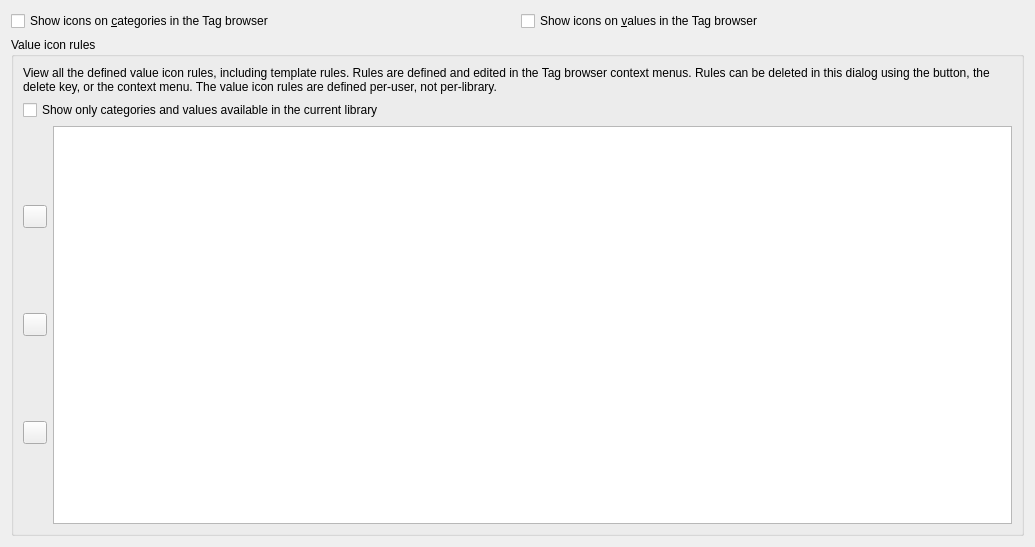
<?xml version="1.0" encoding="UTF-8"?>
<ui version="4.0">
 <class>Form</class>
 <widget class="QWidget" name="Form">
  <property name="geometry">
   <rect>
    <x>0</x>
    <y>0</y>
    <width>1035</width>
    <height>547</height>
   </rect>
  </property>
  <property name="windowTitle">
   <string>Form</string>
  </property>
  <layout class="QVBoxLayout">
   <item>
    <layout class="QHBoxLayout">
     <item>
      <widget class="QCheckBox" name="opt_tag_browser_show_category_icons">
       <property name="text">
        <string>Show icons on &amp;categories in the Tag browser</string>
       </property>
      </widget>
     </item>
     <item>
      <widget class="QCheckBox" name="opt_tag_browser_show_value_icons">
       <property name="text">
        <string>Show icons on &amp;values in the Tag browser</string>
       </property>
      </widget>
     </item>
    </layout>
   </item>
   <item>
    <widget class="QGroupBox" name="tb_icon_rules_groupbox">
     <property name="title">
      <string>Value icon rules</string>
     </property>
     <layout class="QGridLayout" name="tb_icon_rules_gridlayout">
      <item row="0" column="0" colspan="2">
       <widget class="QLabel" name="l12345">
        <property name="text">
         <string>&lt;p&gt;View all the defined value icon rules, including template rules.
Rules are defined and edited in the Tag browser context menus. Rules can be deleted in
this dialog using the button, the delete key, or the context menu. The value icon rules
are defined per-user, not per-library.&lt;/p&gt;</string>
        </property>
        <property name="wordWrap">
         <bool>true</bool>
        </property>
       </widget>
      </item>
      <item row="1" column="0" colspan="2">
      <widget class="QCheckBox" name="show_only_current_library">
       <property name="text">
        <string>Show only categories and values available in the current library</string>
       </property>
      </widget>
      </item>
      <item row="2" column="1">
       <widget class="QTableWidget" name="rules_table"/>
      </item>
      <item row="2" column="0">
       <layout class="QVBoxLayout">
        <item>
         <widget class="QToolButton" name="delete_button">
          <property name="icon">
           <iconset resource="../../../../resources/images.qrc">
            <normaloff>:/images/trash.png</normaloff>:/images/trash.png</iconset>
          </property>
          <property name="toolTip">
           <string>Delete the selected rule</string>
          </property>
         </widget>
        </item>
        <item>
         <widget class="QToolButton" name="edit_button">
          <property name="icon">
           <iconset resource="../../../../resources/images.qrc">
            <normaloff>:/images/edit_input.png</normaloff>:/images/edit_input.png</iconset>
          </property>
          <property name="toolTip">
           <string>Edit the selected column</string>
          </property>
         </widget>
        </item>
        <item>
         <widget class="QToolButton" name="undo_button">
          <property name="icon">
           <iconset resource="../../../../resources/images.qrc">
            <normaloff>:/images/edit-undo.png</normaloff>:/images/edit-undo.png</iconset>
          </property>
          <property name="toolTip">
           <string>Undelete the selected rule if it is deleted</string>
          </property>
         </widget>
        </item>
       </layout>
      </item>
     </layout>
    </widget>
   </item>
  </layout>
 </widget>
</ui>
